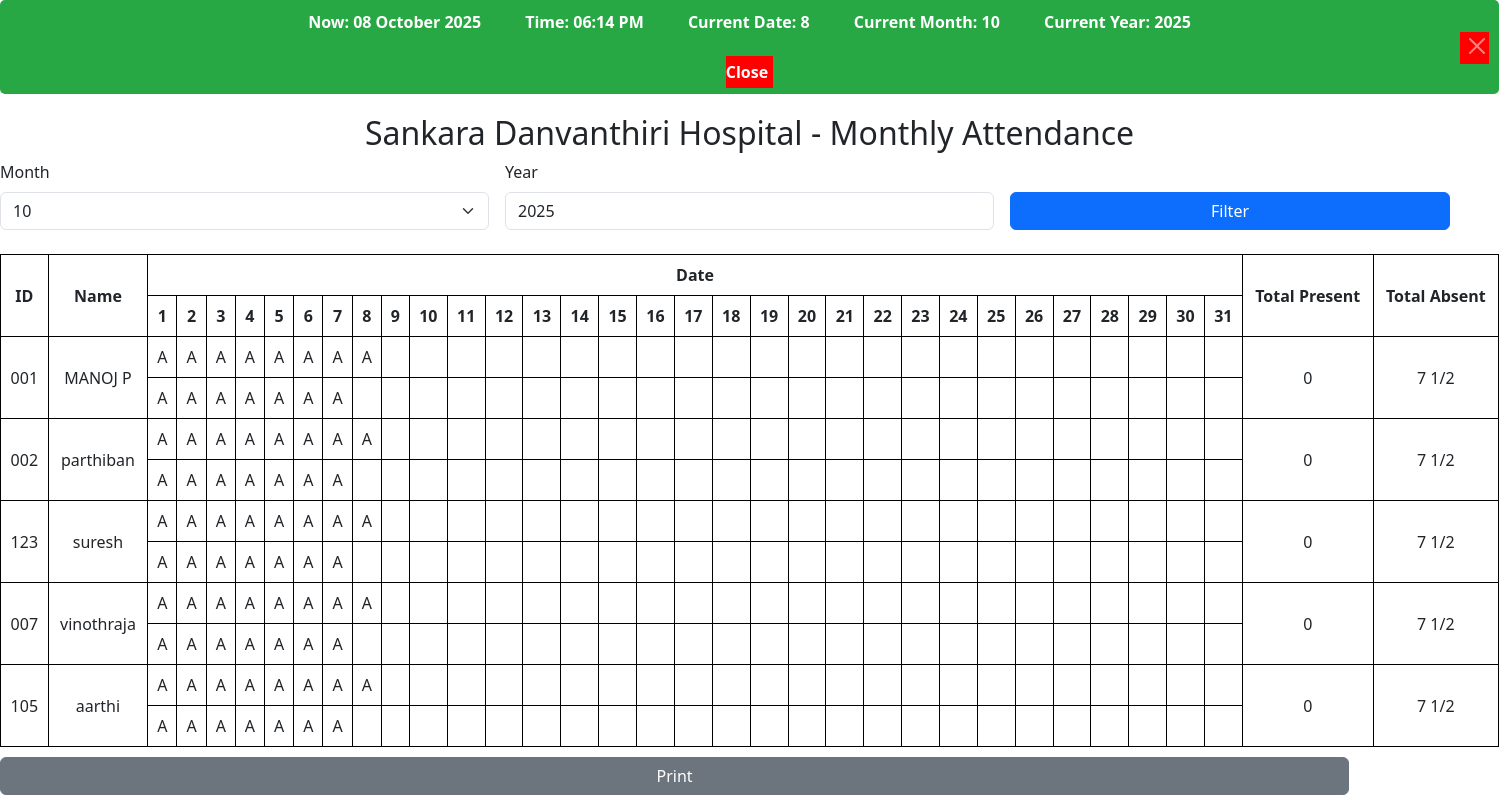
The page /monthly_data on the database its author committed.
### tables this page shows
CREATE TABLE employees (
                        id TEXT PRIMARY KEY, name TEXT,
                        phone TEXT, face_image TEXT);

### login.py (the view, shortened to what this page needs)
@app.route('/monthly_data')
def monthly_data():
    import calendar
    from collections import defaultdict
    from calendar import monthrange
    from datetime import datetime
    import sqlite3
    from flask import request, render_template
    today = datetime.now()
    current_date = today.day
    current_month = today.month
    current_year = today.year
    date = today.strftime("%d %B %Y")
    current_time = today.strftime("%I:%M %p")
    year = int(request.args.get('year', current_year))
    month = int(request.args.get('month', current_month))
    days_in_month = monthrange(year, month)[1]
    date_prefix = f"{year}-{month:02d}"
    now = datetime.now()
    system_start_date = datetime(2025, 5, 27)
    with sqlite3.connect('db.sqlite3') as conn:
        c = conn.cursor()
        employees = c.execute("SELECT id, name FROM employees").fetchall()
        rows = c.execute(
            "SELECT id, session, status, date FROM attendance WHERE date LIKE ?",
            (f"{date_prefix}%",)
        ).fetchall()
    attendance_data = defaultdict(lambda: defaultdict(lambda: {'morning': '', 'evening': ''}))
    for emp_id, _ in employees:
        for day in range(1, days_in_month + 1):
            entry_date = datetime(year, month, day)
            if entry_date < system_start_date or entry_date > today:
                continue  # Skip dates before system or in the future
            is_today = (entry_date.date() == today.date())
            for session in ['morning', 'evening']:
                if attendance_data[emp_id][day][session] == '':
                    if session == 'morning' and (not is_today or (now.hour > 11 or (now.hour == 11 and now.minute > 30))):
                        attendance_data[emp_id][day]['morning'] = 'A'
                    elif session == 'evening' and (not is_today or now.hour >= 20):
                        attendance_data[emp_id][day]['evening'] = 'A'
    def format_day_half(value):
        days = value // 2
        half = value % 2
        if days == 0 and half == 1:
            return "1/2"
        elif half == 1:
            return f"{days} 1/2"
        else:
            return f"{days}"
    employees_attendance = []
    for emp_id, name in employees:
        present_count = 0
        absent_count = 0
        attendance_per_day = {}
        for day in range(1, days_in_month + 1):
            att = attendance_data[emp_id][day]
            morning = att['morning'].strip().upper()
            evening = att['evening'].strip().upper()
            attendance_per_day[str(day)] = {
                'morning': morning,
                'evening': evening
           }
            if morning == 'P':
                present_count += 1
            elif morning == 'A':
                absent_count += 1
            if evening == 'P':
                present_count += 1
            elif evening == 'A':
                absent_count += 1
        total_present = format_day_half(present_count)
        total_absent = format_day_half(absent_count)
        employees_attendance.append({
            'id': emp_id,
            'name': name,
            'attendance': attendance_per_day,
            'total_present': total_present,
            'total_absent': total_absent
        })
        print(f"EMPLOYEE: {emp_id} - {name}")
        print(f"Present: {present_count}, Absent: {absent_count}")
        print(f"Day wise: {attendance_per_day}")
    return render_template('monthly_data.html',
                           employees=employees_attendance,
                           days_in_month=days_in_month,
                           selected_month=month,
                           selected_year=year,
                           current_date=current_date,
                           current_month=current_month,
                           current_year=current_year,
                           date=date,
                           current_time=current_time)

### templates/monthly_data.html (shortened to what this page needs)
<!DOCTYPE html>
<html lang="en">
<head>
    <link rel="stylesheet" href="{{ url_for('static', filename='welcome.css') }}">
    <link href="https://cdn.jsdelivr.net/npm/bootstrap@5.3.6/dist/css/bootstrap.min.css" rel="stylesheet">
</head>
<body>
<body>
<div class="app-bar">
    <div class="date-info">
        <span>Now: {{ date }}</span>
        <span>Time: {{ current_time }}</span>
        <span>Current Date: {{ current_date }}</span>
        <span>Current Month: {{ current_month }}</span>
        <span>Current Year: {{ current_year }}</span>
        <a id="Close" href="/back"><button type="button" class="btn-close btn-close-white" aria-label="Close" "></button>Close</a>
    </div>
</div>
    <h2 class="text-center">Sankara Danvanthiri Hospital - Monthly Attendance</h2>
    <form method="GET" class="row g-3">
        <div class="col-md-4">
            <label class="form-label">Month</label>
            <select name="month" class="form-select">
                {% for m in range(1, 13) %}
                    <option value="{{ m }}" {% if m == selected_month %}selected{% endif %}>{{ m }}</option>
                {% endfor %}
            </select>
        </div>
        <div class="col-md-4">
            <label class="form-label">Year</label>
            <input type="number" name="year" value="{{ selected_year }}" class="form-control" required>
        </div>
        <div class="col-md-4 d-flex align-items-end">
            <button type="submit" class="btn btn-primary">Filter</button>
        </div>
    </form>
    <div id="print-area" class="mt-4">
        <table>
    <thead>
    <tr>
        <th rowspan="2">ID</th>
        <th rowspan="2">Name</th>
        <th colspan="{{ days_in_month }}">Date</th>
        <th rowspan="2">Total Present</th>
        <th rowspan="2">Total Absent</th>
    </tr>
    <tr>
        {% for d in range(1, days_in_month + 1) %}
            <th>{{ d }}</th>
        {% endfor %}
    </tr>
    </thead>
    <tbody>
    {% for emp in employees %}
        <tr>
            <td rowspan="2">{{ emp.id }}</td>
            <td rowspan="2">{{ emp.name }}</td>
            {% for d in range(1, days_in_month + 1) %}
                <td>{{ emp.attendance[d|string].morning }}</td>
            {% endfor %}
            <td rowspan="2">{{ emp.total_present }}</td>
            <td rowspan="2">{{ emp.total_absent }}</td>
        </tr>
        <tr>
            {% for d in range(1, days_in_month + 1) %}
                <td>{{ emp.attendance[d|string].evening }}</td>
            {% endfor %}
        </tr>
    {% endfor %}
    </tbody>
</table>
    </div>
    <button onclick="window.print()" class="btn btn-secondary print-btn">Print</button>
</body>
</html>

### static/welcome.css (style rules this page uses)
body { font-family: Arial, sans-serif; background-color: #f0f2f5; text-align: center; margin-top: 40px; }
input, button { width: 90%; padding: 10px; margin: 10px 0; border: 1px solid #ccc; border-radius: 5px; }
button { background-color: #28a745; color: white; font-weight: bold; cursor: pointer; }
table { width: 100%; margin-top: 20px; border-collapse: collapse; }
th, td { border: 1px solid #ddd; padding: 8px; }
#Close { color: rgb(255, 255, 255); background-color: red; padding: 5px 5px; margin-top: 0px; margin-left: 1450px; text-decoration: none; }

### templates/monthly_data.html (style rules this page uses)
table, th, td { border: 1px solid black; text-align: center; }
table { width: 100%; border-collapse: collapse; }
.print-btn { margin-top: 10px; }
.app-bar { background-color: #28a745; color: white; padding: 10px; text-align: center; font-weight: bold; font-size: 16px; margin-bottom: 20px; border-radius: 5px; }
.date-info span { margin: 0 20px; }
#Close { color: rgb(255, 255, 255); background-color: red; padding: 5px 5px; margin-top: 10px; text-decoration: none; position: right; }

### rows shown on the page
employees: id "001", name "MANOJ P", attendance "A" "A" "A" "A" "A" "A" "A" "A", total_present "0", total_absent "7 1/2", attendance "A" "A" "A" "A" "A" "A" "A"
employees: id "002", name "parthiban", attendance "A" "A" "A" "A" "A" "A" "A" "A", total_present "0", total_absent "7 1/2", attendance "A" "A" "A" "A" "A" "A" "A"
employees: id "123", name "suresh", attendance "A" "A" "A" "A" "A" "A" "A" "A", total_present "0", total_absent "7 1/2", attendance "A" "A" "A" "A" "A" "A" "A"
employees: id "007", name "vinothraja", attendance "A" "A" "A" "A" "A" "A" "A" "A", total_present "0", total_absent "7 1/2", attendance "A" "A" "A" "A" "A" "A" "A"
employees: id "105", name "aarthi", attendance "A" "A" "A" "A" "A" "A" "A" "A", total_present "0", total_absent "7 1/2", attendance "A" "A" "A" "A" "A" "A" "A"

### other values the page prints
{{ date }} "08 October 2025"
{{ current_time }} "06:14 PM"
{{ current_date }} "8"
{{ current_month }} "10"
{{ current_year }} "2025"
{{ d }} "1" "2" "3" "4" "5" "6" "7" "8" "9" "10" "11" "12" "13" "14" "15" "16" "17" "18" "19" "20" "21" "22" "23" "24" "25" "26" "27" "28" "29" "30" "31"
form field month "10"
